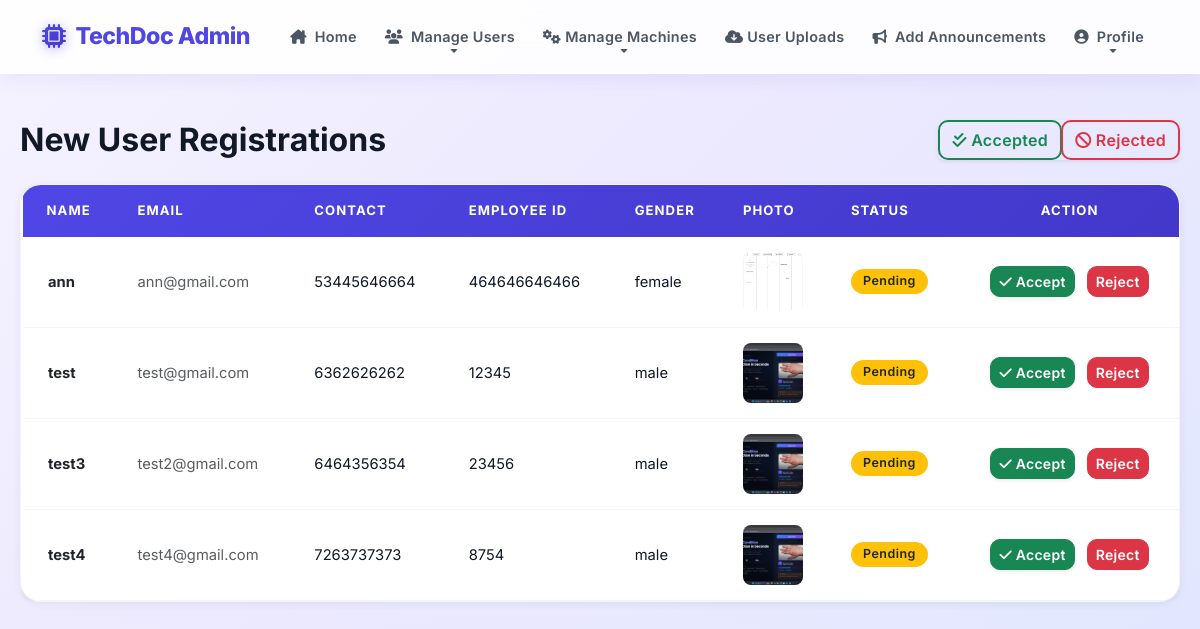
/wadmin/NewUsers/, run on an earlier commit of the app's database.
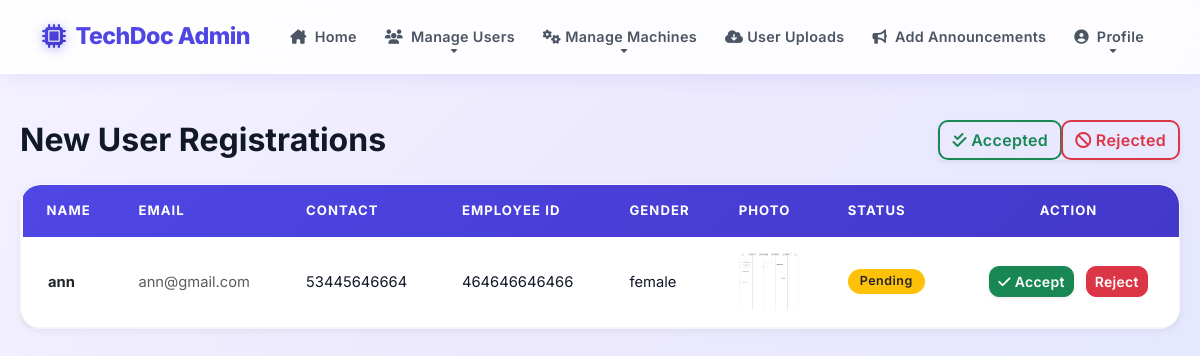
And on a later commit of the database.
### guest/models.py (models this page shows)
class User(models.Model):
    name = models.CharField(max_length=50)
    contact = models.CharField(max_length=50)
    employeid = models.CharField(max_length=50)
    email = models.EmailField(unique=True, null=True)
    gender = models.CharField(max_length=50)
    photo = models.FileField(upload_to='UserPhoto/')
    password = models.CharField(max_length=50)
    status = models.CharField(max_length=20, default='pending')
    class Meta:
        db_table = 'tbl_user'

### wadmin/views.py (the view)
# urls.py: path('NewUsers/', views.newusers, name="newusers"),
def newusers(request):
    data = User.objects.filter(status='pending')
    return render(request, "admin/NewUsers.html", {'data': data})

### wadmin/Templates/admin/NewUsers.html (shortened to what this page needs)
{% include 'admin/Header.html' %}
<div class="d-flex justify-content-between align-items-center mb-4">
    <h2 class="fw-bold mb-0">New User Registrations</h2>
    <div class="btn-group shadow-sm">
        <a href="{% url 'wadmin:acceptedusers' %}" class="btn btn-outline-success">
            <i class="fa-solid fa-check-double"></i> Accepted
        </a>
        <a href="{% url 'wadmin:rejectedusers' %}" class="btn btn-outline-danger">
            <i class="fa-solid fa-ban"></i> Rejected
        </a>
    </div>
</div>
<div class="card shadow-sm border-0">
    <div class="card-body p-0 table-responsive">
        <table class="table table-custom table-hover m-0 w-100 align-middle">
            <thead>
                <tr>
                    <th class="ps-4">Name</th>
                    <th>Email</th>
                    <th>Contact</th>
                    <th>Employee ID</th>
                    <th>Gender</th>
                    <th>Photo</th>
                    <th>Status</th>
                    <th class="text-center">Action</th>
                </tr>
            </thead>
            <tbody>
                {% for i in data %}
                <tr>
                    <td class="ps-4 fw-bold text-dark">{{ i.name }}</td>
                    <td class="text-muted">{{ i.email }}</td>
                    <td>{{ i.contact }}</td>
                    <td>{{ i.employeid }}</td>
                    <td>{{ i.gender }}</td>
                    <td>
                        {% if i.photo %}
                        <img src="{{ i.photo.url }}" width="60" height="60"
                            style="object-fit:cover;border-radius:8px;">
                        {% else %}
                        <span class="text-muted">No Photo</span>
                        {% endif %}
                    </td>
                    <td>
                        <span class="badge bg-warning text-dark">
                            {{ i.status|title }}
                        </span>
                    </td>
                    <td class="text-center">
                        <a href="{% url 'wadmin:acceptuser' i.id %}"
                            class="btn btn-sm btn-success me-2 shadow-sm">
                            <i class="fa-solid fa-check"></i> Accept
                        </a>
                        <a href="{% url 'wadmin:rejectuser' i.id %}" class="btn btn-danger btn-sm">
Reject
</a>
                    </td>
                </tr>
                {% empty %}
                <tr>
                    <td colspan="8" class="text-center text-muted py-4">
                        No pending user requests found.
                    </td>
                </tr>
                {% endfor %}
            </tbody>
        </table>
    </div>
</div>
</div>
</body>
</html>

What changed in the data, as far as the page shows it:
removed User: name "test", email "test@gmail.com", contact "6362626262", employeid "12345", gender "male", photo (picture), status "Pending"
removed User: name "test3", email "test2@gmail.com", contact "6464356354", employeid "23456", gender "male", photo (picture), status "Pending"
removed User: name "test4", email "test4@gmail.com", contact "7263737373", employeid "8754", gender "male", photo (picture), status "Pending"
